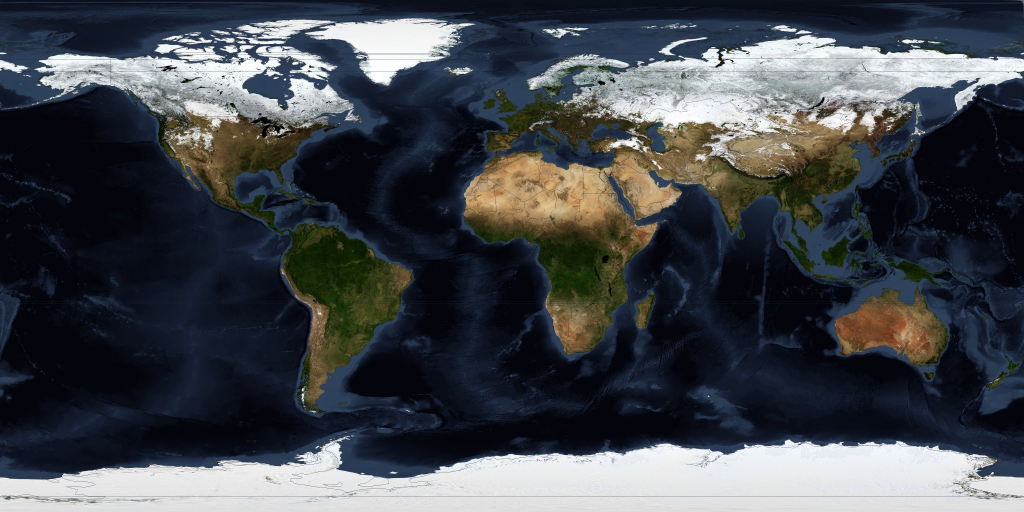
#> input picture assets/globe/albedo.jpg, 3072 x 1536 px (shown at 1/3 size)
$ python inspect-globe-borders.py
#> lines starting #> are read from the running program, lines starting #| are printed output that depends on the picture
#!/usr/bin/env python3
# -*- coding: utf-8 -*-
"""
放大检查 albedo 里烘进去的国界是否清晰——取几块有代表性的区域 1:1 裁出来。

缩略图上看不出"国界是不是细而清晰"，必须按原始分辨率裁局部看。

用法：
    python tools/inspect-globe-borders.py            # 输出 tools/globe-border-crops.png
"""
from __future__ import annotations

import sys
from pathlib import Path

from PIL import Image, ImageDraw

ROOT = Path(__file__).resolve().parent.parent
SRC = ROOT / "assets" / "globe" / "albedo.jpg"
OUT = ROOT / "tools" / "globe-border-crops.png"

# (名称, 中心经度, 中心纬度, 裁剪宽)
CROPS = [
    ("Europe (dense borders)", 10.0, 48.0, 640),
    ("East Asia", 118.0, 33.0, 640),
    ("South America", -60.0, -15.0, 640),
    ("Himalaya (relief)", 85.0, 30.0, 512),
]


def main() -> int:
    if not SRC.exists():
        print(f"✗ 找不到 {SRC}")
        return 1
    img = Image.open(SRC).convert("RGB")
#> img is the input picture: PIL image 3072x1536 RGB; mean R, G, B 66.6, 70.5, 76.1
    w, h = img.size
#> w = 3072; h = 1536
    print(f"albedo {w}x{h}")
#| albedo 3072x1536

    tiles = []
    for name, lon, lat, cw in CROPS:
        cx = int((lon + 180.0) / 360.0 * w)
        cy = int((90.0 - lat) / 180.0 * h)
        ch = cw // 2
        box = (max(0, cx - cw // 2), max(0, cy - ch // 2),
               min(w, cx + cw // 2), min(h, cy + ch // 2))
        crop = img.crop(box)
        tile = Image.new("RGB", (crop.width, crop.height + 22), (16, 20, 30))
        tile.paste(crop, (0, 0))
        ImageDraw.Draw(tile).text((6, crop.height + 5), f"{name}  lon={lon} lat={lat}", fill=(220, 230, 245))
        tiles.append(tile)
#> this loop made 4 passes
#> pass 1, in main, `crop = img.crop(box)`:
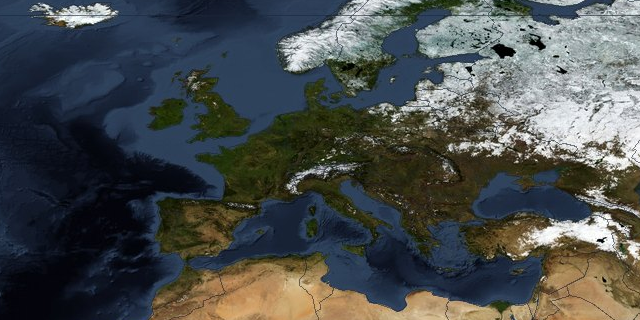
#> crop: PIL image 640x320 RGB; mean R, G, B 72.5, 76.8, 76.5
#> pass 1, in main, `tile = Image.new("RGB", (crop.width, crop.height + 22), (16, 20, 30))`:
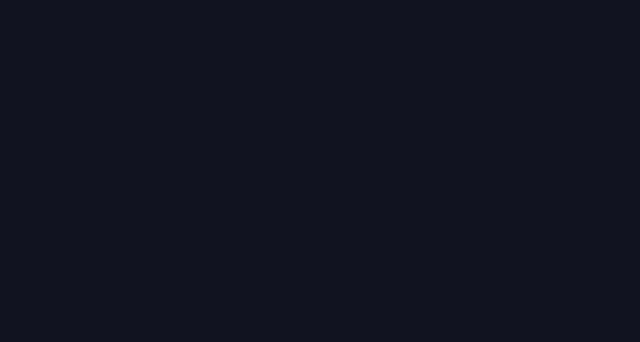
#> tile: PIL image 640x342 RGB; mean R, G, B 16, 20, 30
#> pass 3, in main, `crop = img.crop(box)`:
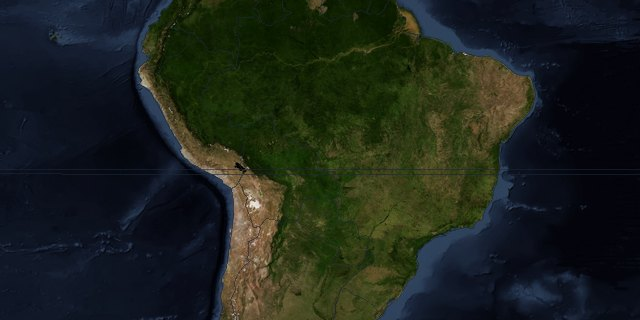
#> crop: PIL image 640x320 RGB; mean R, G, B 28.8, 35.3, 28.7
#> after the loop:
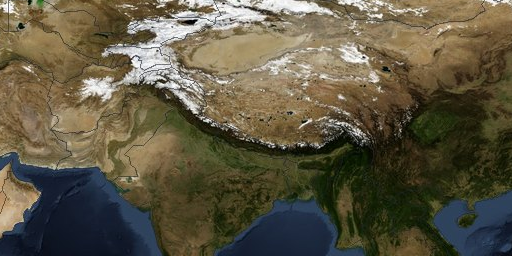
#> crop: PIL image 512x256 RGB; mean R, G, B 94.2, 87.5, 66.9
#> after the loop:
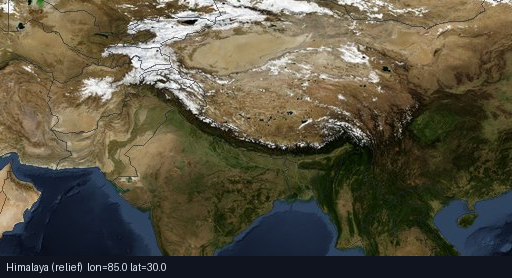
#> tile: PIL image 512x278 RGB; mean R, G, B 88.5, 82.6, 64.5
#> after the loop, tiles = 4 items

    total_w = max(t.width for t in tiles)
#> total_w = 640
    total_h = sum(t.height for t in tiles) + 8 * (len(tiles) - 1)
#> total_h = 1328
    canvas = Image.new("RGB", (total_w, total_h), (10, 12, 20))
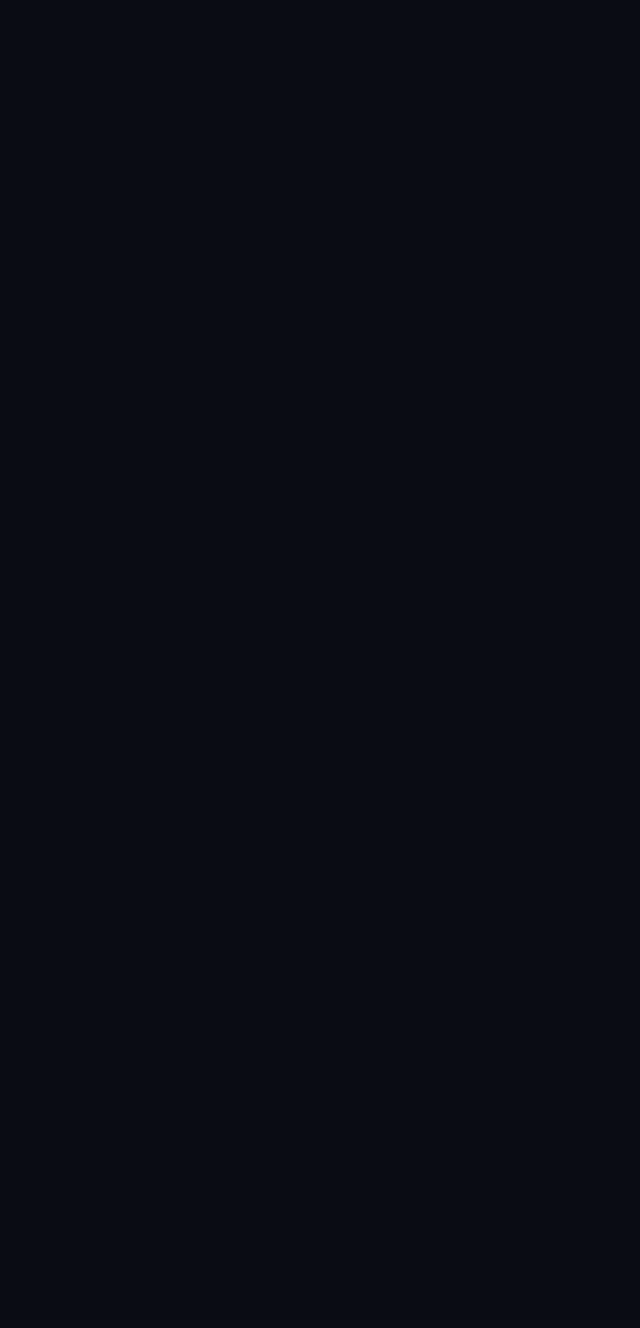
#> canvas: PIL image 640x1328 RGB; mean R, G, B 10, 12, 20
    y = 0
    for t in tiles:
        canvas.paste(t, (0, y))
        y += t.height + 8
#> this loop made 4 passes
#> y on passes 1 to 4: 350, 700, 1050, 1336
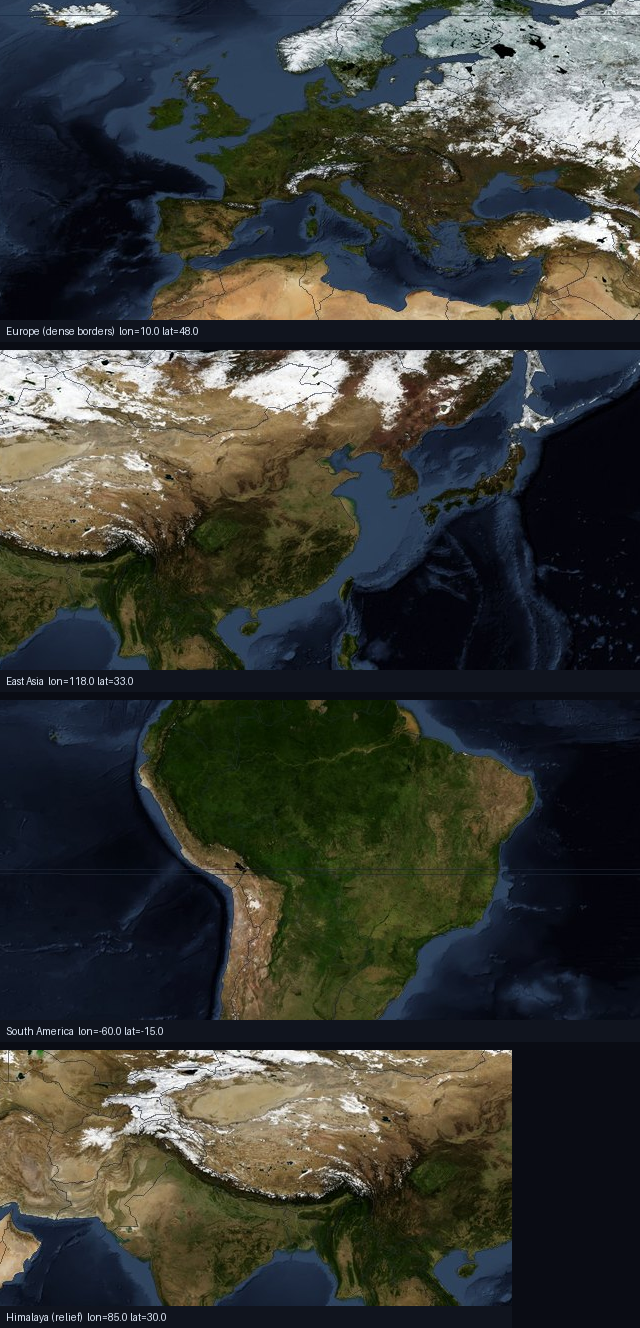
#> canvas: PIL image 640x1328 RGB; mean R, G, B 57.6, 59.3, 54.2
#> after the loop, y = 1336
    canvas.save(OUT)
    print(f"已输出 {OUT.relative_to(ROOT)}  {canvas.size[0]}x{canvas.size[1]}")
#| 已输出 tools/globe-border-crops.png  640x1328
    print("检查要点：国界是否为「细而连续」的深色线（不是断线、不是粗黑边、不是锯齿块）")
    return 0


if __name__ == "__main__":
    sys.exit(main())
#> (the program exits here)
